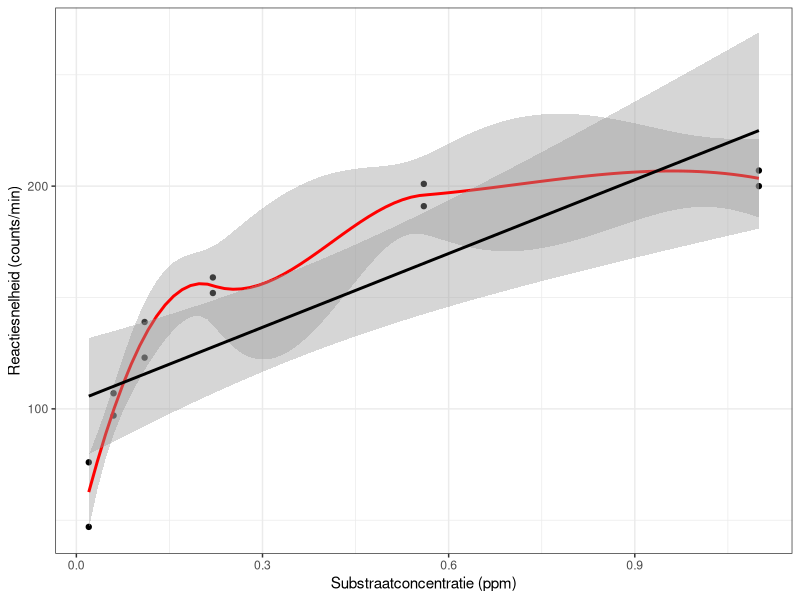
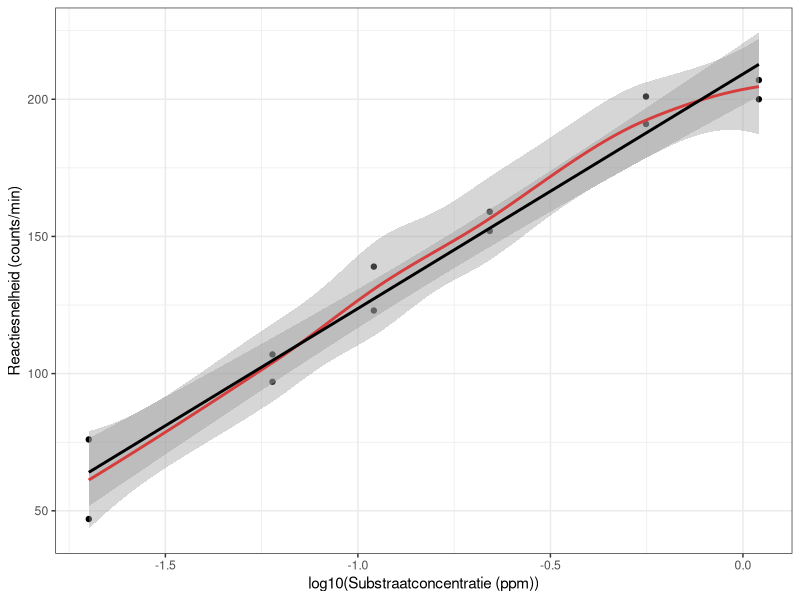
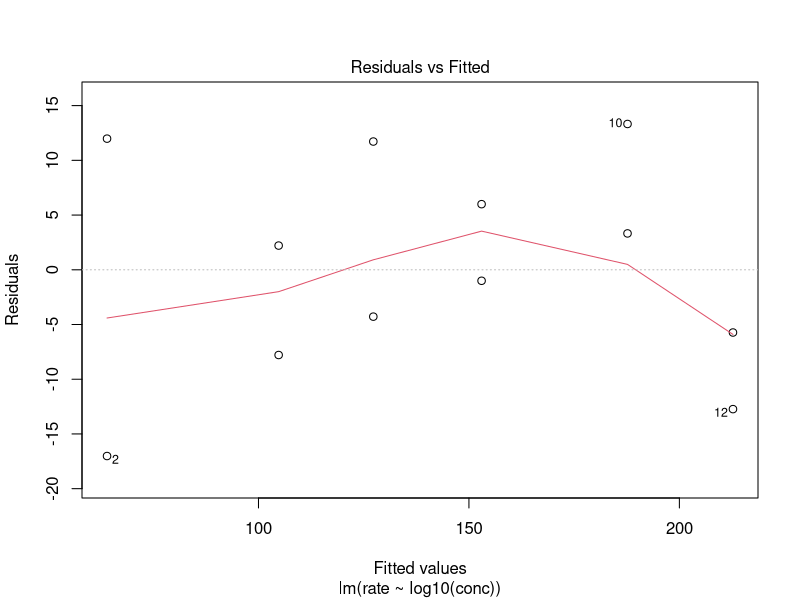
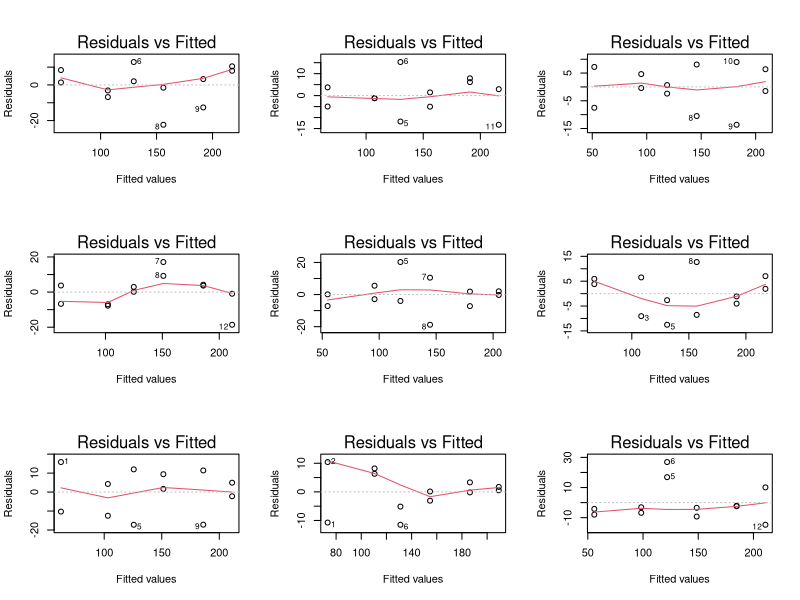
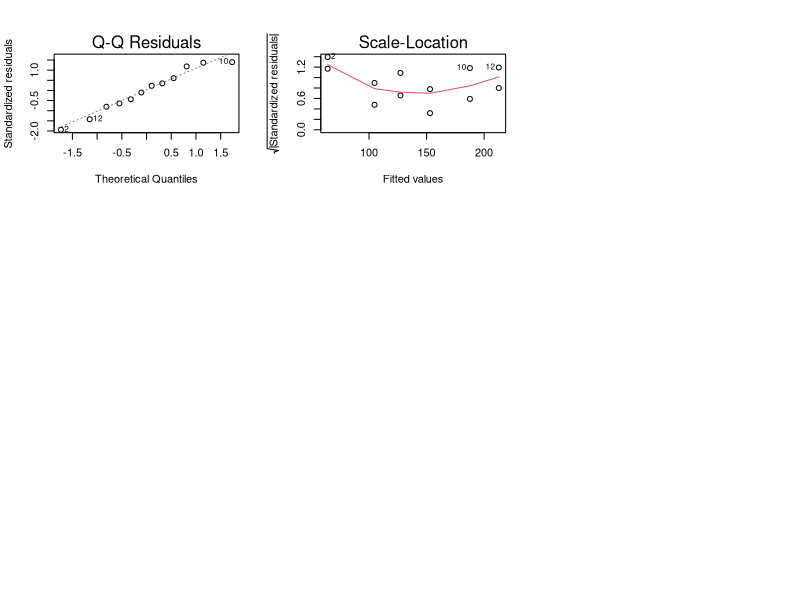
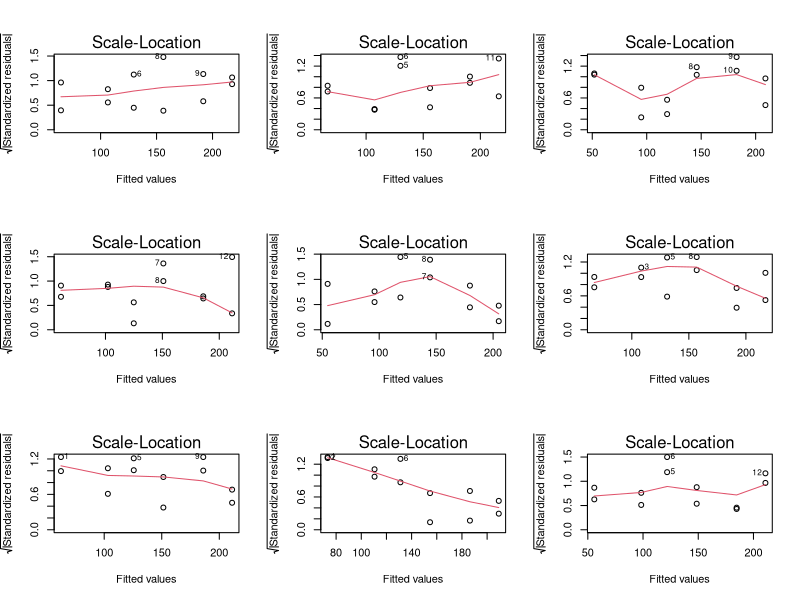

Generate these figures, in order, with R:
## ---- chunk 1
knitr::opts_chunk$set(echo = TRUE)
## ---- chunk 2
library(tidyverse)
library(ggplot2)
## ---- chunk 3
data(Puromycin)
Puromycin <- Puromycin %>% filter(state=="treated")

## ---- chunk 4
Puromycin  %>%
  ggplot(aes(x=conc,y=rate)) +
  geom_point() + 
  stat_smooth(method = "loess",col="red") + # fit een kromme door de punten (rode lijn)
  stat_smooth(method='lm',col="black") + # fit een rechte door de punten aan de hand van de kleinstekwadratenmethode
  ylab("Reactiesnelheid (counts/min)") +
  xlab("Substraatconcentratie (ppm)") +
  theme_bw()
## ---- chunk 5
Puromycin  %>%
  ggplot(aes(x=conc %>% log10,y=rate)) +
  geom_point() + 
  stat_smooth(method = "loess",col="red") + # fit een kromme door de punten (rode lijn)
  stat_smooth(method='lm',col="black") + # fit een rechte door de punten aan de hand van de kleinstekwadratenmethode
  ylab("Reactiesnelheid (counts/min)") +
  xlab("log10(Substraatconcentratie (ppm))") +
  theme_bw()
## ---- chunk 6
model <- lm(rate~log10(conc),data = Puromycin) 
model
plot(model,which=1)
## ---- chunk 7
set.seed(1031)
betas <- model %>% coefficients
sigma <- model %>% sigma 

simModels <- list()

par(mfrow=c(3,3))
for (i in 1:9)
{
  x <- Puromycin %>% pull("conc") %>% log10
  nobs <- Puromycin %>% nrow
  y <- betas[1] + betas[2] * x + rnorm(nobs, sd = sigma)
  simModels[[i]] <- lm(y~x)
  plot(simModels[[i]], which = 1)
}
## ---- chunk 8
plot(model,which=2)
## ---- chunk 9
plot(model,which=3)
## ---- chunk 10
par(mfrow = c(3,3))
for (i in 1:9)
  plot(simModels[[i]], which = 3)
## ---- chunk 11
summaryModel <- summary(model)
summaryModel

## ---- chunk 12
confintModel <- confint(model)
confintModel
## ---- chunk 13
pred <- predict(model, newdata=data.frame(conc=0.2), interval="confidence")
pred
